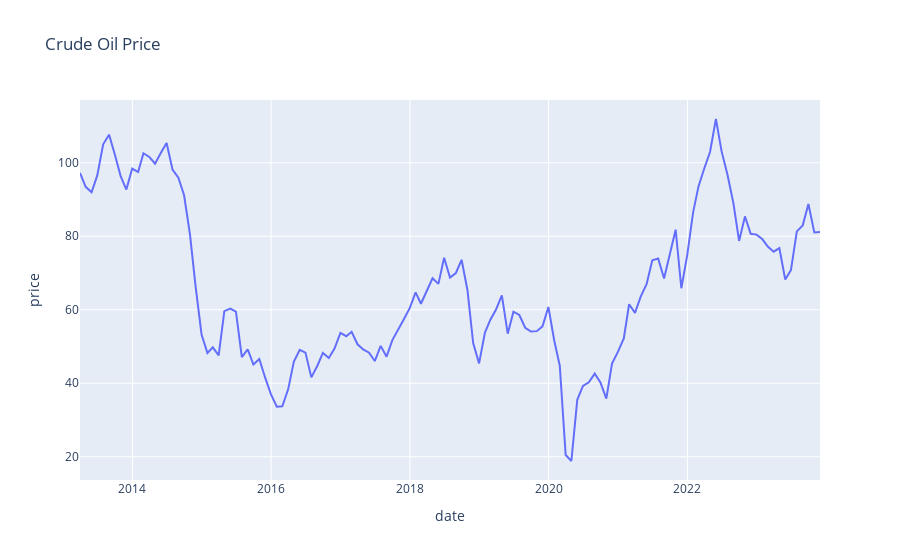

Notebook code for this chart:
### Code cell
# Oil price
plot_df = crude_oil.set_index("date").resample("M").price.mean().reset_index()
px.line(plot_df, x='date', y='price', title='Crude Oil Price')

### Figure 1 — Plotly figure (JSON) as saved in the notebook; plotly's stock layout.template omitted (floating-point values rounded to 4 significant figures; data arrays with more than 128 entries replaced by an {"elided": "..."} marker saying what was removed)
{"data": [{"hovertemplate": "date=%{x}<br>price=%{y}<extra></extra>", "legendgroup": "", "line": {"color": "#636efa", "dash": "solid"}, "marker": {"symbol": "circle"}, "mode": "lines", "name": "", "orientation": "v", "showlegend": false, "type": "scatter", "x": {"elided": "129 str values"}, "xaxis": "x", "y": {"elided": "129 float values"}, "yaxis": "y"}], "layout": {"legend": {"tracegroupgap": 0}, "title": {"text": "Crude Oil Price"}, "xaxis": {"anchor": "y", "domain": [0, 1], "title": {"text": "date"}}, "yaxis": {"anchor": "x", "domain": [0, 1], "title": {"text": "price"}}}}
